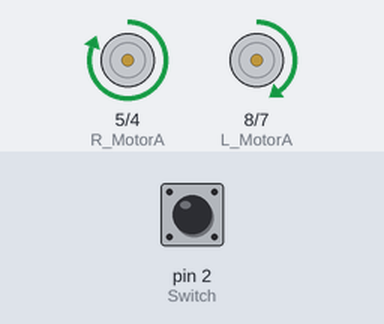
Bench run of a sketch on a simulated Arduino Uno, built with avr-gcc and run on an emulated ATmega328P. On the bench: motor-driver pin pairs drawn as motors (green arrow = first pin HIGH = forward, orange = second pin HIGH = backward, longer = more drive, scaled by the enable pin). The inputs (shaded band) are chosen by the test bench; at power-on: pin 2 (Switch) LOW. What the sketch prints to the serial monitor is not drawn.

Above: at 0.5 s.
Timing chart, 0 to 4.6 s (numbered marks = the images above):
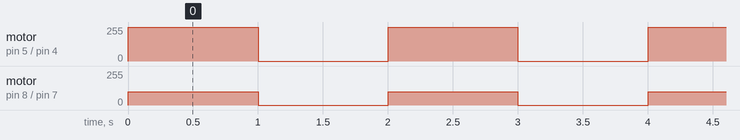

Measured:
- by itself, motor on pin 5 (R_MotorA) / pin 4 (R_MotorB): alternates forward 255/255 for 1.0 s and stopped for 1.0 s
- by itself, motor on pin 8 (L_MotorA) / pin 7 (L_MotorB): alternates forward 100/255 for 1.0 s and stopped for 1.0 s

The sketch:

MDFS_1_System_Code.ino
```cpp
/* Skeleton Code for MDFS_1 System (ver 1.0)
 *  Copy and Paste Functions if multiple sensors are required
 *
 *  Change the names accordingly for its specific purpose e.g.
 *  gripperServo,gripperSensor,etc.
 *
 */

// Include Libraries here lmao
#include <Servo.h> // Servo Library for controlling Servos
#include <Wire.h> // Wire Library for I2C Communication

// Define Global Variables
#define deBounce 150

// Limit Switch Variables
#define Switch 2
int SwitchState;
int lastSwitchState;
unsigned long SwitchTimer;

// Proximity Sensor Variables
#define Sensor_A 3
int SensorState;
int lastSensorState;
unsigned long SensorTimer;

// Wheel Motor Variables, Change pin number accordingly
#define L_MotorA 8
#define L_MotorB 7
#define R_MotorA 5
#define R_MotorB 4
#define L_Enable 9
#define R_Enable 3


/* Check Switch Function - just checks whether the switch
 * has been activated. If so, the value will be stored as
 * true or false (1 or 0) for the particular switch until
 * it has been reset after a task is completed.
 */
void checkSwitch()
{
  // Read the value of the switch pin, store value at variable SwitchState
  SwitchState = digitalRead(Switch);

  // Checks if switch has been toggled before
    if(SwitchState == 1 && SwitchState != lastSwitchState)
    {
      // Debounces so it doesnt increment the last state greater than 1
      if(millis() - SwitchTimer >= deBounce)
      {
        // Resets Timer variable to latest millis value
        SwitchTimer = millis();
        // Basically says it has been pressed
        lastSwitchState += 1; // Reset to Zero after completing a task
      }
    }
}

/* Check Sensor Function - just checks whether the proximity
 * sensor detects something / or doesnt (up to how we wanna
 * use it). If so, the value will be stored as true or false
 * (1 or 0) for the particular switch until it has been reset
 * after a task is completed.
 */
void checkSensor_A()
{
  // Read the value of the sensor pin, store inverted value at variable SensorState
  SensorState = !digitalRead(Sensor_A);

  // Checks if sensor has detected something before
    if(SensorState == 1 && SensorState != lastSensorState)
    {
      // Debounces so it doesnt increment the last state greater than 1
      if(millis() - SensorTimer >= deBounce)
      {
        // Resets Timer variable to the latest millis value
        SensorTimer = millis();
        // Basically says it has been detected
        lastSensorState += 1; // Reset to Zero after completing a task
      }
    }
}

/* runMotors Function - just so its easier to write code lol
 * But to use, just call function in main loop: example -
 * runMotors(255,255,1,0,1,0)
 * Both wheels will run at PWM value of 255, same direction
 * (hopefully).
 */
void runMotors(int LE, int RE, int LM_A, int LM_B, int RM_A, int RM_B)
{
  analogWrite(L_Enable, LE); // Write PWM Value to L_Enable pin
  analogWrite(R_Enable, RE); // Write PWM Value to R_Enable pin
  digitalWrite(L_MotorA,LM_A); // Write HIGH/LOW to L_MotorA pin
  digitalWrite(L_MotorB,LM_B); // Write HIGH/LOW to L_MotorB pin
  digitalWrite(R_MotorA,RM_A); // Write HIGH/LOW to R_MotorA pin
  digitalWrite(R_MotorB,RM_B); // Write HIGH/LOW to R_MotorB pin
}

/* Setup Function,
 * define pinModes and initialize functions if needed here
 */
void setup() {
  Serial.begin(9600); // For Debugging purposes
    pinMode(Switch, INPUT); // Switch is an Input
    pinMode(Sensor_A, INPUT); // Sensor is an Input
    pinMode(L_MotorA, OUTPUT); // Left Motor A is an Output
    pinMode(L_MotorB, OUTPUT); // Left Motor B is an Output
    pinMode(R_MotorA, OUTPUT); // Right Motor A is an Output
    pinMode(R_MotorB, OUTPUT); // Right Motor B is an Output
    pinMode(L_Enable, OUTPUT); // Left Enable is an Output (PWM Control)
    pinMode(R_Enable, OUTPUT); // Right Enable is an Output (PWM Control)

}

void loop() {
  checkSwitch(); // Call checkSwitch Function
  checkSensor_A(); // Call checkSensor_A Function

  // Run the left and right motors at 255 PWM Value at the 1,0 direction.
  runMotors(100,100,1,0,1,0);

  //Delay for 1s before stopping.
  delay(1000);
  // Stops the Motors as all values is zero
  runMotors(0,0,0,0,0,0);
  // Serial Print for debugging purposes.
  Serial.print("Switch Value:");
  Serial.println(lastSwitchState);
  Serial.print("Sensor Value:");
  Serial.println(lastSensorState);

  // Optional delay for the Serial print
  delay(1000);


}
```
